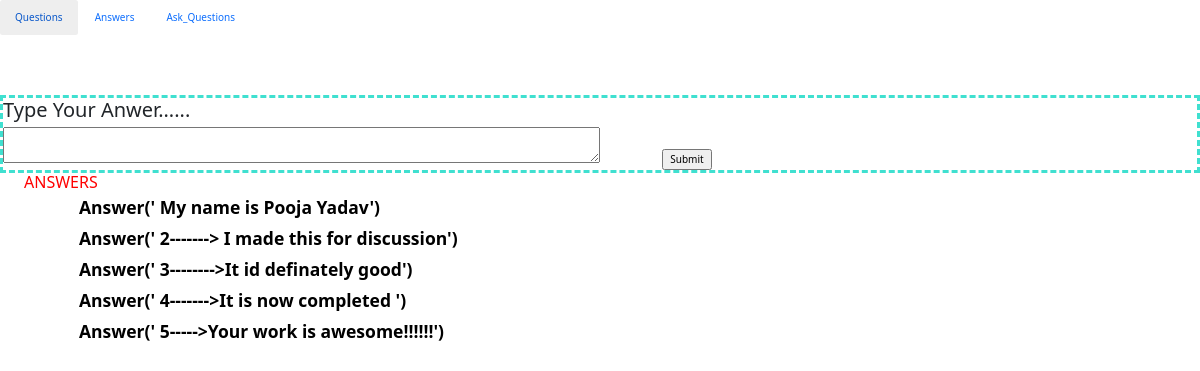
The app's page /Answers with its own data.
### main.py (models this page shows)
class Answer(cb.Model):
    __tablename__='ans'
    id = cb.Column(cb.Integer, primary_key =True)
    abc = cb.Column(cb.String(300), unique=False , nullable=False)
    def __repr__(self):
        return f"Answer('{self.abc}')"

### main.py (the view)
@app.route("/Answers", methods=['GET','POST'])
def answer():
    if request.method == "POST":
        ty=request.form.get("xyz")
        a=Answer(abc=ty)
        cb.session.add(a)
        cb.session.commit()
        flash('YOUR ANSWER  HAS BEEN PLACED SUCCESSFULLY !!!!',category='alert')
    answ=Answer.query.all()
    return render_template("ans.html", d=answ)

### templates/ans.html (shortened to what this page needs)
{% extends "nav.html" %}
{% block content %}
    <form action = "/Answers" method="POST">
        <div class="inputbox" style="border: turquoise; border-style: dashed; margin-top: 5%; margin-left: auto;">
        <h2> Type Your Anwer......</h2>
            <textarea style="width: 50%; color: seagreen; margin-left:auto;" type ="text" name="xyz" placeholder ="Answer...(first type the number place in front of question  then your answer)">
            </textarea>
            <input type="submit" name= "Submit" value="Submit" style="color:black; margin-left: 5%;">
        </div>
    </form>
    <h1 style="color:red; font-size: medium; margin-left:2%; margin-top: auto;">ANSWERS</h1>
    {% for i in d %}
        <ul>
            <h3 style="color: black; font-weight: 600; margin-left: 5%;" > {{ i }} </h3>
        </ul>
    {% endfor %}
{% endblock %}

### records on screen
Answer: abc "Answer(' My name is Pooja Yadav')"
Answer: abc "Answer(' 2-------> I made this for discussion')"
Answer: abc "Answer(' 3-------->It id definately good')"
Answer: abc "Answer(' 4------->It is now completed ')"
Answer: abc "Answer(' 5----->Your work is awesome!!!!!!')"
